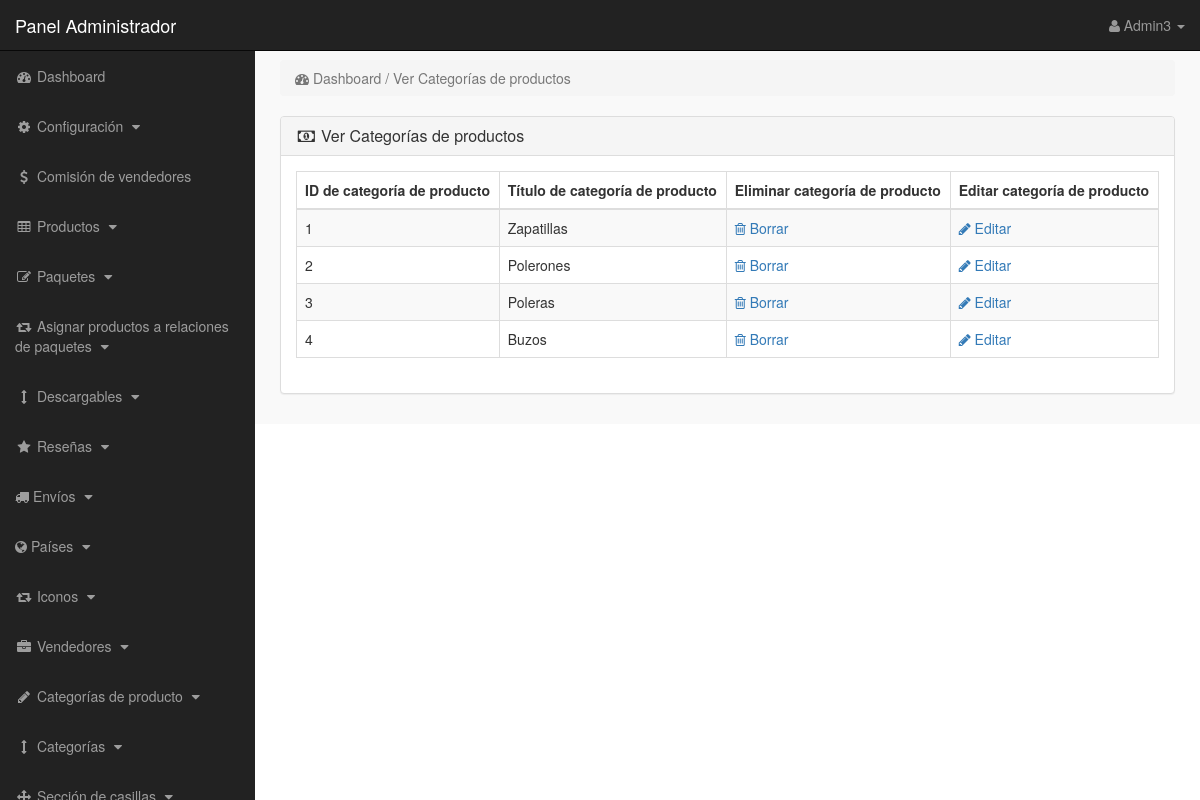
Screenshot of /admin_area/index.php?view_p_cats (signed in) with the database file from the repository.
### tables this page shows
CREATE TABLE `product_categories` (
  `p_cat_id` int(10) NOT NULL,
  `p_cat_title` text NOT NULL,
  `p_cat_top` text NOT NULL,
  `p_cat_image` text NOT NULL
);

### admin_area/view_p_cats.php (the view)
<?php
if(!isset($_SESSION['admin_email'])){
echo "<script>window.open('login.php','_self')</script>";
}
else {
?>
<div class="row">
<div class="col-lg-12">
<ol class="breadcrumb">
<li class="active">
<i class="fa fa-dashboard"></i> Dashboard / Ver Categorías de productos
</li>
</ol>
</div>
</div>
<div class="row">
<div class="col-lg-12">
<div class="panel panel-default">
<div class="panel-heading">
<h3 class="panel-title">
<i class="fa fa-money fa-fw"> </i> Ver Categorías de productos
</h3>
</div>
<div class="panel-body">
<div class="table-responsive">
<table class="table table-bordered table-hover table-striped">
<thead>
<tr>
<th> ID de categoría de producto </th>
<th> Título de categoría de producto </th>
<th> Eliminar categoría de producto </th>
<th> Editar categoría de producto </th>
</tr>
</thead>
<tbody>
<?php
$i=0;
$get_p_cats = "select * from product_categories";
$run_p_cats = mysqli_query($con,$get_p_cats);
while($row_p_cats = mysqli_fetch_array($run_p_cats)){
$p_cat_id = $row_p_cats['p_cat_id'];
$p_cat_title = $row_p_cats['p_cat_title'];
$i++;
?>
<tr>
<td> <?php echo $i; ?> </td>
<td> <?php echo $p_cat_title; ?> </td>
<td>
<a href="index.php?delete_p_cat=<?php echo $p_cat_id; ?>">
<i class="fa fa-trash-o"></i> Borrar
</a>
</td>
<td>
<a href="index.php?edit_p_cat=<?php echo $p_cat_id; ?>">
<i class="fa fa-pencil"></i> Editar
</a>
</td>
</tr>
<?php } ?>
</tbody>
</table>
</div>
</div>
</div>
</div>
</div>
<?php } ?>

### admin_area/includes/sidebar.php (shortened to what this page needs)
<?php
if(!isset($_SESSION['admin_email'])){
echo "<script>window.open('login.php','_self')</script>";
}
else {
?>
<nav class="navbar navbar-inverse navbar-fixed-top">
<div class="navbar-header" >
<a class="navbar-brand" href="index.php?dashboard" >Panel Administrador</a>
</div>
<ul class="nav navbar-right top-nav" >
<li class="dropdown" >
<a href="#" class="dropdown-toggle" data-toggle="dropdown" >
<i class="fa fa-user" ></i>
<?php echo $admin_name; ?> <b class="caret" ></b>
</a>
</li>
</ul>
<div class="collapse navbar-collapse navbar-ex1-collapse">
<ul class="nav navbar-nav side-nav">
<li>
<a href="index.php?dashboard">
<i class="fa fa-fw fa-dashboard"></i> Dashboard
</a>
</li>
<li>
<a href="#" data-toggle="collapse" data-target="#settings">
<i class="fa fa-fw fa-cog"></i> Configuración
<i class="fa fa-fw fa-caret-down"></i>
</a>
</li>
<li>
<a href="index.php?vendors_commissions">
<i class="fa fa-fw fa-usd"></i> Comisión de vendedores
</a>
</li>
<li>
<a href="#" data-toggle="collapse" data-target="#products">
<i class="fa fa-fw fa-table"></i> Productos
<i class="fa fa-fw fa-caret-down"></i>
</a>
</li>
<li>
<a href="#" data-toggle="collapse" data-target="#bundles">
<i class="fa fa-fw fa-edit"></i> Paquetes
<i class="fa fa-fw fa-caret-down"></i>
</a>
</li>
<li>
<a href="#" data-toggle="collapse" data-target="#relations">
<i class="fa fa-fw fa-retweet"></i> Asignar productos a relaciones de paquetes
<i class="fa fa-fw fa-caret-down"></i>
</a>
</li>
<li>
<a href="#" data-toggle="collapse" data-target="#downloads">
<i class="fa fa-fw fa-arrows-v"></i> Descargables
<i class="fa fa-fw fa-caret-down"></i>
</a>
</li>
<li>
<a href="#" data-toggle="collapse" data-target="#reviews">
<i class="fa fa-fw fa-star"></i> Reseñas
<i class="fa fa-fw fa-caret-down"></i>
</a>
</li>
<li>
<a href="#" data-toggle="collapse" data-target="#shipping_zones">
<i class="fa fa-truck" aria-hidden="true"></i> Envíos
<i class="fa fa-fw fa-caret-down" ></i>
</a>
</li>
<li>
<a href="#" data-toggle="collapse" data-target="#countries">
<i class="fa fa-globe" aria-hidden="true"></i> Países
<i class="fa fa-fw fa-caret-down" ></i>
</a>
</li>
<li>
<a href="#" data-toggle="collapse" data-target="#icons">
<i class="fa fa-fw fa-retweet"> </i> Iconos
<i class="fa fa-fw fa-caret-down" ></i>
</a>
</li>
<li>
<a href="#" data-toggle="collapse" data-target="#manufacturers">
<i class="fa fa-fw fa-briefcase"></i> Vendedores
<i class="fa fa-fw fa-caret-down"></i>
</a>
</li>
<li>
<a href="#" data-toggle="collapse" data-target="#p_cat">
<i class="fa fa-fw fa-pencil"></i> Categorías de producto
<i class="fa fa-fw fa-caret-down"></i>
</a>
</li>
<li>
<a href="#" data-toggle="collapse" data-target="#cat">
<i class="fa fa-fw fa-arrows-v"></i> Categorías
<i class="fa fa-fw fa-caret-down"></i>
</a>
</li>
<li>
<a href="#" data-toggle="collapse" data-target="#boxes">
<i class="fa fa-fw fa-arrows"></i> Sección de casillas
<i class="fa fa-fw fa-caret-down"></i>
</a>
</li>
</ul>
</div>
</nav>
<?php } ?>

### admin_area/css/style.css (style rules this page uses)
body { margin-top:100px; }
@media (min-width: 768px) { body { margin-top:50px; } }
.top-nav { padding:0 15px; }
.top-nav>li { display:inline-block; float:left; }
.top-nav>li>a { padding-top:15px; padding-bottom:15px; line-height:20px; color:#999; }
@media (min-width: 768px) { .side-nav { position:fixed; top:51px; width:255px; border-radius:0; overflow-y:auto; background-color: #222; bottom:0; overflow-x:hidden; padding-bottom:40px; } }
@media (min-width: 768px) { .side-nav>li>a { width:255px; } }
.panel-body { border-radius:5px; }

### rows the page displays
product_categories: p_cat_title "Zapatillas"
product_categories: p_cat_title "Polerones"
product_categories: p_cat_title "Poleras"
product_categories: p_cat_title "Buzos"

### other values shown
$admin_name "Admin3"
